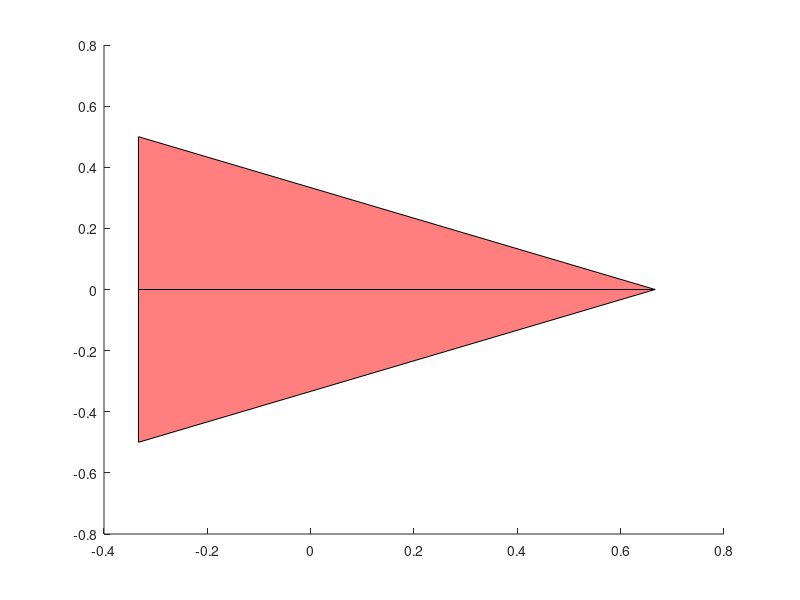

Source code (MATLAB): (Note: this script raises an error after producing the figure.)
% ３次元の回転と移動
clear
close all
clc

% 折り紙飛行機モデル
scale = 1;

%% 主翼
% 座標
p1 = [2/3 0 0];
p2 = [-1/3 1/2 0];
p3 = [-1/3 -1/2 0];
% 色
col1 = [1 0 0]; % [R,G,B]

%% 垂直尾翼
% 座標
q1 = [2/3 0 0];
q2 = [-1/3 0 0];
q3 = [-1/3 0 1/4];
% 色
col2 = [0 0 1];


%% 結合,描画
v = scale*[p1;p2;p3;q1;q2;q3];
f = [1 2 3;
     4 5 6];
col = [col1;col2];

pat = patch('Faces',f,'Vertices',v,...
    'FaceVertexCData',col,'FaceColor','flat','FaceAlpha',0.5);
% NED座標に
ax = gca;
ax.XDir = 'reverse';
ax.ZDir = 'reverse';
xlabel("x");
ylabel("y");
zlabel("z");
axis equal
grid on
view([0 0])
view([0 90])
view(3);
xlim(1.*[-1 1]);
ylim(.75*[-1 1]);
zlim(0.5*[-1 1]);